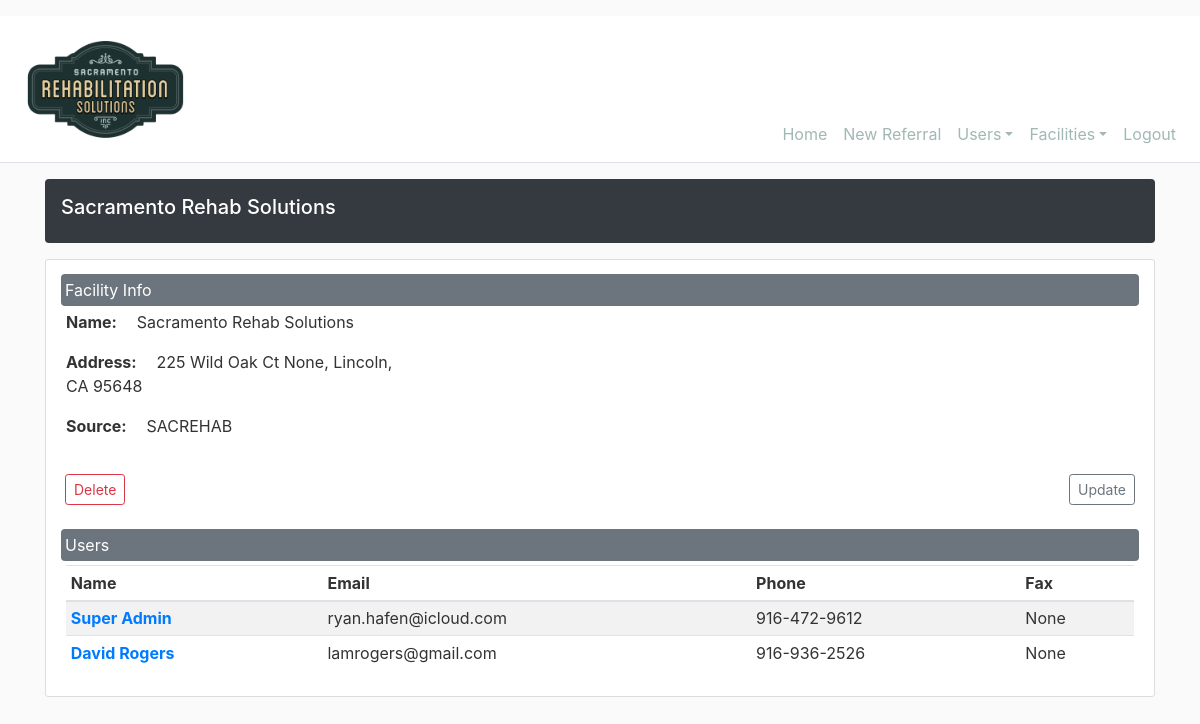
Before: /facility/1 (signed in) with the older database file.
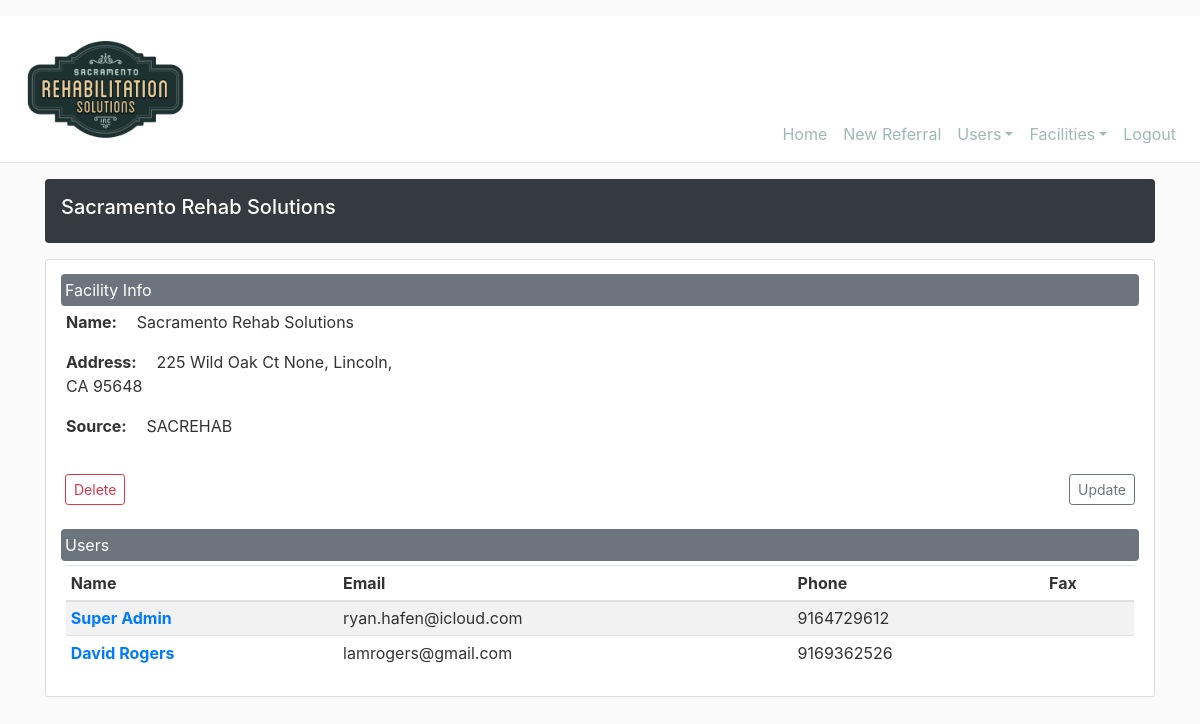
After: the same page with the newer database file.
### srs_intake/models.py (models this page shows, shortened)
class User(db.Model, UserMixin):
    id = db.Column(db.Integer, primary_key=True, autoincrement=True)
    firstname = db.Column(db.String(20), nullable=True)
    lastname = db.Column(db.String(20), nullable=True)
    email = db.Column(db.String(120), unique=True, nullable=True)
    phone = db.Column(db.String(20), nullable=True)
    fax = db.Column(db.String(20), nullable=True)
    role = db.Column(db.String(20), nullable=True)
    password = db.Column(db.String(60), nullable=True)
    facility_id = db.Column(db.Integer, db.ForeignKey('facility.id'))

### srs_intake/facilities/routes.py (the view)
@facilities.route("/facility/<int:facility_id>")
@fresh_login_required
def facility(facility_id):
    facility = Facility.query.get_or_404(facility_id)
    return render_template('facilities/facility.html', title=f"{facility.name}", facility=facility)

### srs_intake/models.py (called while the page is built)
@login_manager.user_loader
def load_user(user_id):
    return User.query.get(int(user_id))

### srs_intake/templates/facilities/facility.html (shortened to what this page needs)
{% extends "layout.html" %}
{% block content %}
    <div class="d-flex align-items-center p-3 my-3 text-white bg-dark rounded shadow-sm">
        <div class="lh-100">
            <h5 class="lh-100">
                {{ title }}
            </h5>
        </div>
    </div>
    <div class="row">
        <div class="col-md-12">
            <div class="content-section">
                <div class="form-group">
                    <div class="form-row">
                        <legend class="col-form-label col-md-12 p-1 my-1 text-white bg-secondary rounded shadow-sm">Facility Info</legend>
                    </div>
                    <div class="form-row">
                        <div class="form-group col-md-6">
                            <span class="font-weight-bold pr-3">Name: </span>{{ facility.name }}
                        </div>
                    </div>
                    <div class="form-row">
                        <div class="form-group col-md-4">
                            <span class="font-weight-bold pr-3">Address: </span>{{ facility.address1 }} {{ facility.address2 }}, {{ facility.city }}, {{ facility.state }} {{ facility.zip_code }}
                        </div>
                    </div>
                    <div class="form-row">
                        <div class="form-group col-md-4">
                            <span class="font-weight-bold pr-3">Source: </span>{{ facility.source.upper() }}
                        </div>
                    </div>
                </div>
                <div class="form-row d-flex justify-content-between">
                    <div class="form-group d-flex justify-content-start">
                        <button type="button" class="btn btn-outline-danger btn-sm m-1" data-toggle="modal" data-target="#deleteModal">Delete</button>
                    </div>
                    <div class="form-group d-flex justify-content-end">
                        <a class="btn btn-outline-secondary btn-sm m-1" href="{{ url_for('facilities.update_facility',facility_id=facility.id) }}">Update</a>
                    </div>
                </div>
                <div class="form-row">
                    <legend class="col-form-label col-md-12 p-1 my-1 text-white bg-secondary rounded shadow-sm">Users</legend>
                </div>
                <table Class="table table-striped table-sm">
                    <thead>
                        <tr>
                            <th scope="col">Name</th>
                            <th scope="col">Email</th>
                            <th scope="col">Phone</th>
                            <th scope="col">Fax</th>
                        </tr>
                    </thead>
                    <tbody>
                        {% for user in facility.users %}
                        <tr>
                            <th scope="col"><a href="{{ url_for('users.user', user_id=user.id)}}">{{ user.firstname }} {{ user.lastname }}</a></th>
                            <td>{{ user.email}}</td>
                            <td>{{ user.phone }}</td>
                            <td>{{ user.fax }}</td>
                        </tr>
                        {% endfor %}
                    </tbody>
                </table>
            </div>
        </div>
    </div>
{% endblock content %}

Changed rows visible on the page:
changed User "Super": phone "916-472-9612" → "9164729612"; fax "None" → (not shown)
changed User "David": phone "916-936-2526" → "9169362526"; fax "None" → (not shown)
